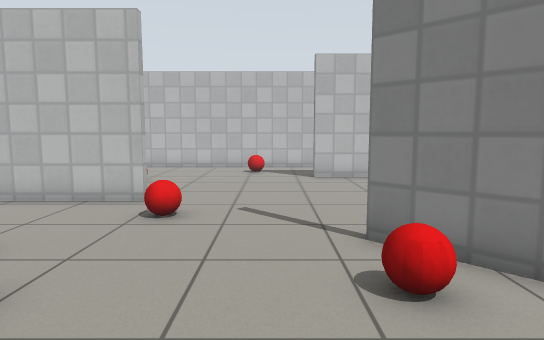
view 1 (above)

12 first-person views from a walk through a world built for the Gazebo simulator. The camera is 0.92 m above the floor, tilts 6° down and sees 75° across. The floor is counted in squares, 0.5 m on a side. Each view is taken from the middle of a square. On the plan, view 1 faces up. The plan holds only what a view shows up to about 18 squares ahead; the rest is blank. Simple patterns stand in for the simulator's built-in surfaces.

view 2
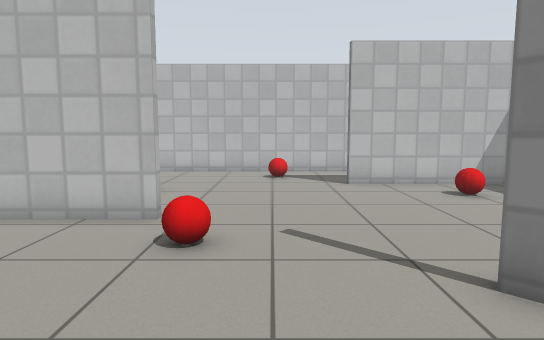

view 3
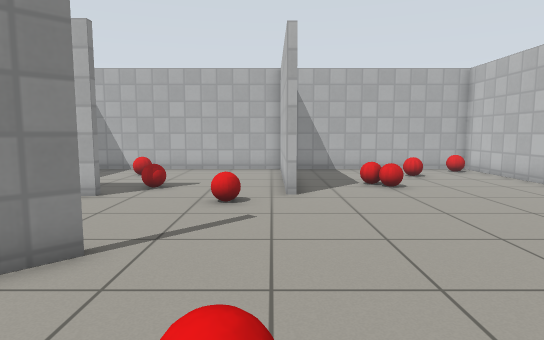

view 4
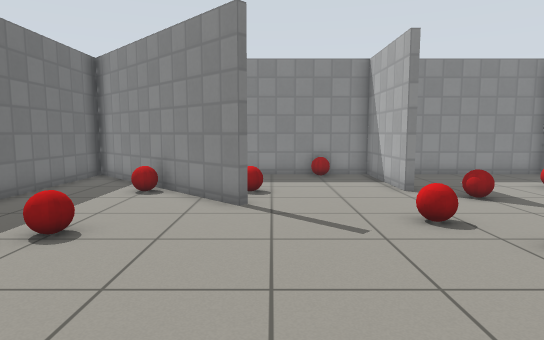

view 5
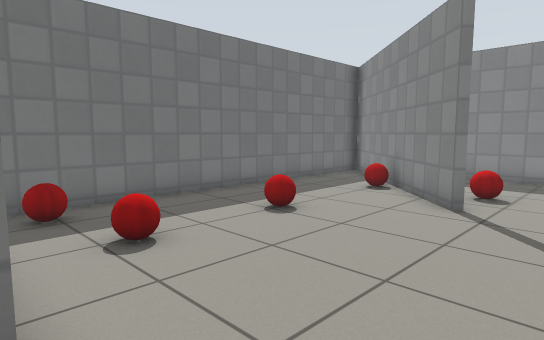

view 6
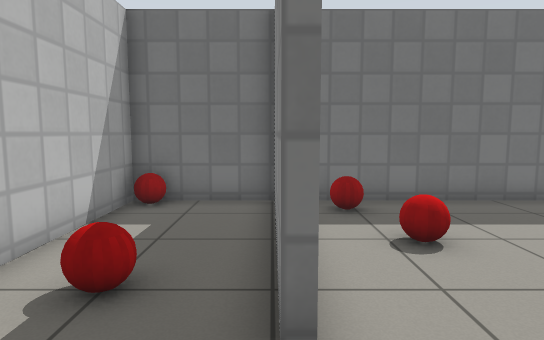

view 7
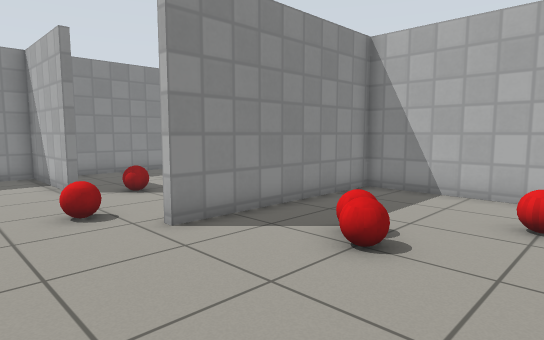

view 8
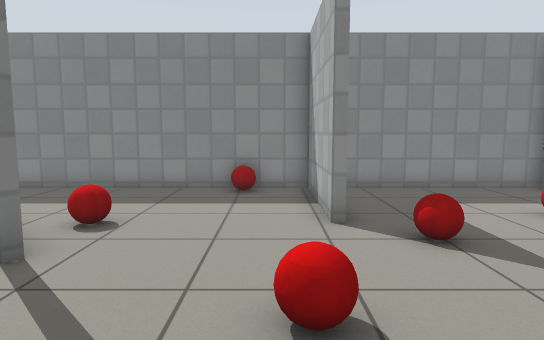

view 9
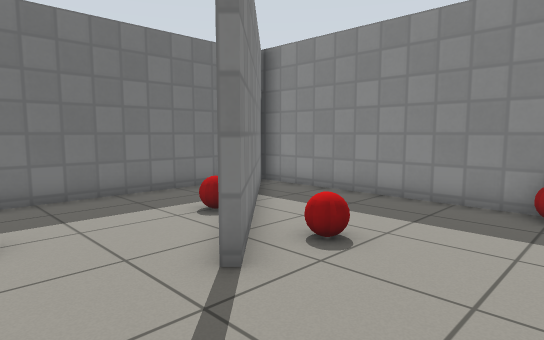

view 10
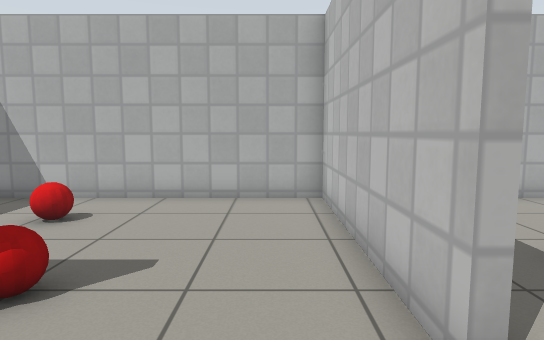

view 11
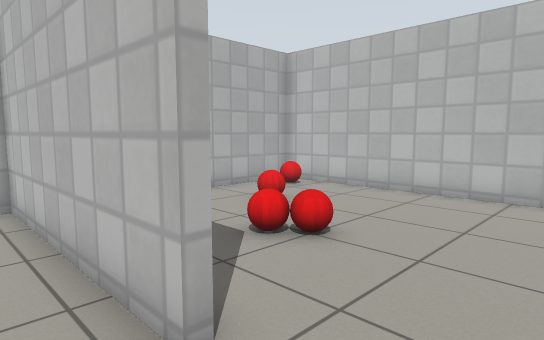

view 12
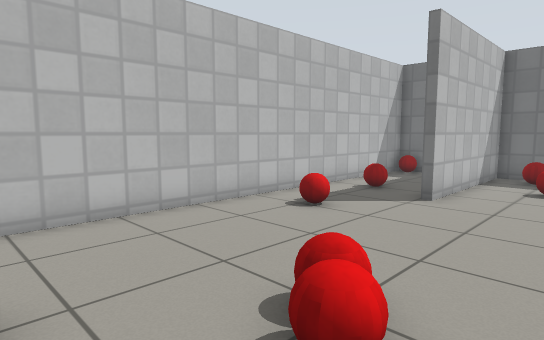

### Floor plan
Points are (right, up) in squares from view 1. A wall is a line through its corners. A room is listed if a view was taken in it or the views show most of it. See-through windows are left out.
Room 1 (views 1, 2, 3, 4, 5, 6, 7, 8, 9, 10, 11, 12)
walls: (-3.4, 9.4) (-10.9, 9.4) (-10.9, -0.6) (-4.4, -0.6); (-3.6, 3.9) (-3.2, 3.9) (-3.2, -0.6) (8.2, -0.6) (1.6, 6) (1.8, 6.2) (8.5, -0.5) (8.5, 14.6) (1.8, 14.6) (1.8, 14.9) (5.2, 14.9); (8.5, 14.9) (8.5, 18.8) (-10.9, 18.8) (-10.9, 9.7) (-3.4, 9.7)
objects: red ball (-10, 18); red ball (-9, 3) to (-8, 4); red ball (-8, 15); red ball (-6, 12) to (-6, 13); red ball (-5, 5); red ball (-5, 13); red ball (-3, 8) to (-2, 8); red ball (-1, 0); red ball (-1, 17); red ball (2, 4); red ball (3, 17); red ball (5, 4); red ball (5, 9); red ball (5, 12) to (5, 13); red ball (7, 13) to (8, 13); red ball (8, 18)

Where each view was taken, in squares from view 1:
view 1: 0 up, 0 right, facing up
view 2: 2 up, 1 left, facing up
view 3: 9 up, 7 right, facing left
view 4: 15 up, 1 right, facing down
view 5: 15 up, 1 left, facing down-right
view 6: 15 up, 1 left, facing right
view 7: 16 up, 0 right, facing down-left
view 8: 11 up, 2 left, facing down
view 9: 9 up, 2 left, facing down-right
view 10: 8 up, 1 left, facing left
view 11: 8 up, 1 left, facing up-left
view 12: 11 up, 8 left, facing up-right
